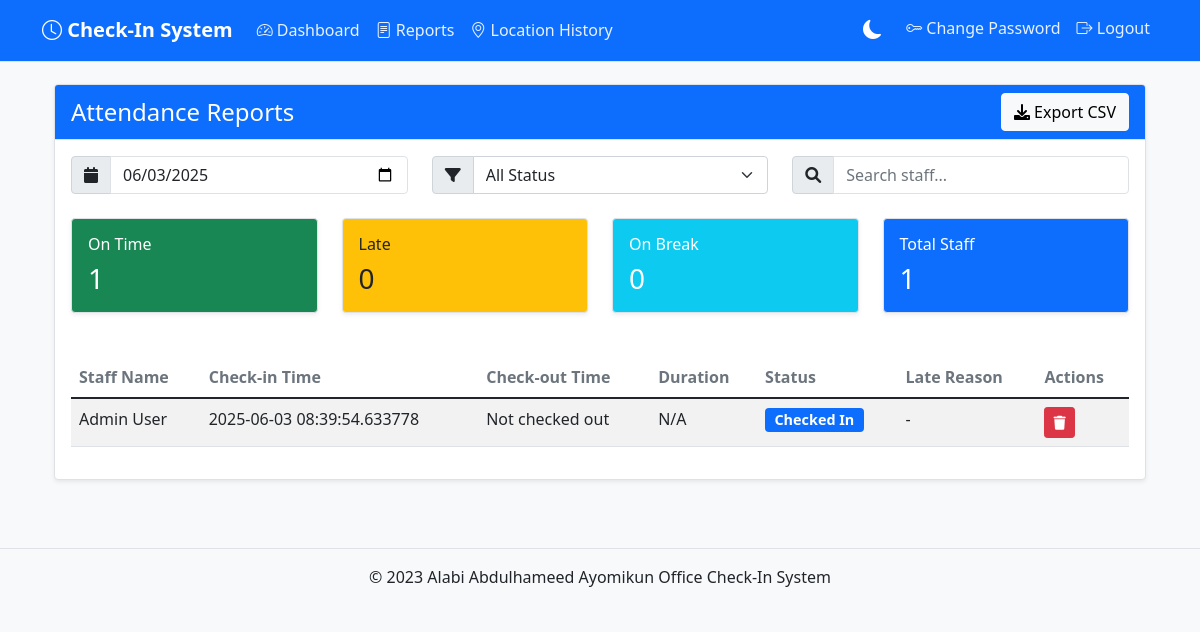
/reports (signed in), run on the app's committed database.
### tables this page shows
CREATE TABLE check_in_logs (
            id INTEGER PRIMARY KEY AUTOINCREMENT,
            staff_id INTEGER NOT NULL,
            check_in_time TIMESTAMP,
            check_out_time TIMESTAMP,
            date TEXT NOT NULL,
            is_late BOOLEAN DEFAULT FALSE,
            late_reason TEXT,
            total_break_time INTEGER DEFAULT 0,
            FOREIGN KEY (staff_id) REFERENCES staff (id)
        );

CREATE TABLE staff (
            id INTEGER PRIMARY KEY AUTOINCREMENT,
            name TEXT NOT NULL,
            email TEXT UNIQUE NOT NULL,
            password TEXT NOT NULL,
            role TEXT NOT NULL,
            created_at TIMESTAMP DEFAULT CURRENT_TIMESTAMP
        );

### app.py (the view)
@app.route('/reports')
def reports():
    if 'user_id' not in session or session['user_role'] != 'admin':
        flash('Unauthorized access', 'error')
        return redirect(url_for('dashboard'))
    try:
        conn = get_db()
        cursor = conn.cursor()
        date_filter = request.args.get('date', datetime.now().strftime('%Y-%m-%d'))
        cursor.execute('''
            SELECT
                l.id,
                s.name,
                l.check_in_time,
                l.check_out_time,
                s.id as staff_id,
                (
                    SELECT COUNT(*)
                    FROM break_logs b
                    WHERE b.check_in_log_id = l.id
                    AND b.break_end IS NULL
                ) > 0 as is_on_break,
                (
                    SELECT break_start
                    FROM break_logs b
                    WHERE b.check_in_log_id = l.id
                    AND b.break_end IS NULL
                    LIMIT 1
                ) as break_start,
                (
                    SELECT break_type
                    FROM break_logs b
                    WHERE b.check_in_log_id = l.id
                    AND b.break_end IS NULL
                    LIMIT 1
                ) as break_type,
                l.is_late,
                l.late_reason,
                l.total_break_time
            FROM check_in_logs l
            JOIN staff s ON l.staff_id = s.id
            WHERE l.date = ?
            ORDER BY l.check_in_time
        ''', (date_filter,))
        logs = cursor.fetchall()
        durations = []
        for log in logs:
            check_in = log['check_in_time']
            check_out = log['check_out_time']
            if check_in and check_out:
                try:
                    check_in_dt = datetime.strptime(check_in, '%Y-%m-%d %H:%M:%S.%f') if '.' in check_in else datetime.strptime(check_in, '%Y-%m-%d %H:%M:%S')
                    check_out_dt = datetime.strptime(check_out, '%Y-%m-%d %H:%M:%S.%f') if '.' in check_out else datetime.strptime(check_out, '%Y-%m-%d %H:%M:%S')
                    duration = check_out_dt - check_in_dt
                    durations.append(str(duration))
                except (ValueError, TypeError):
                    durations.append('N/A')
            else:
                durations.append('N/A')
    except sqlite3.Error as e:
        flash(f'Database error: {str(e)}', 'error')
        logs = []
        durations = []
    finally:
        if 'conn' in locals():
            conn.close()
    return render_template('reports.html',
                         logs=logs,
                         selected_date=date_filter,
                         durations=durations)

### app.py (called while the page is built)
def convert_datetime(val):
    try:
        return datetime.fromisoformat(val.decode())
    except (AttributeError, ValueError):
        return None

def get_db():
    if not hasattr(g, 'sqlite_db'):
        try:
            g.sqlite_db = sqlite3.connect(
                app.config['DATABASE_PATH'],
                detect_types=sqlite3.PARSE_DECLTYPES | sqlite3.PARSE_COLNAMES,
            )
            g.sqlite_db.row_factory = sqlite3.Row
        except sqlite3.Error as e:
            print(f"Database connection error: {str(e)}")
            raise
    return g.sqlite_db

@app.after_request
def add_cache_headers(response):
    try:
        if request.path.startswith('/static'):
            response.headers['Cache-Control'] = 'public, max-age=3600'
        return response
    except Exception as e:
        print(f"Error adding cache headers: {str(e)}")
        return response

### templates/reports.html (shortened to what this page needs)
{% extends 'base.html' %}
{% block content %}
<div class="container-fluid">
<div class="row">
        <div class="col-12">
        <div class="card">
                <div class="card-header bg-primary text-white d-flex justify-content-between align-items-center">
                    <h4 class="mb-0">Attendance Reports</h4>
                    <a href="{{ url_for('export_report', date=selected_date) }}" class="btn btn-light">
                        <i class="fas fa-download"></i> Export CSV
                    </a>
            </div>
            <div class="card-body">
                    <div class="row mb-4">
                        <div class="col-md-4">
                            <div class="input-group">
                                <span class="input-group-text">
                                    <i class="fas fa-calendar"></i>
                                </span>
                                <input type="date" name="date" value="{{ selected_date }}" class="form-control" id="dateFilter">
                            </div>
                        </div>
                        <div class="col-md-4">
                            <div class="input-group">
                                <span class="input-group-text">
                                    <i class="fas fa-filter"></i>
                                </span>
                                <select class="form-select" id="statusFilter">
                                    <option value="all">All Status</option>
                                </select>
                            </div>
                        </div>
                        <div class="col-md-4">
                            <div class="input-group">
                                <span class="input-group-text">
                                    <i class="fas fa-search"></i>
                                </span>
                                <input type="text" class="form-control" id="searchInput" placeholder="Search staff...">
                            </div>
                        </div>
                    </div>
                    <div class="row mb-4">
                        <div class="col-md-3">
                            <div class="card bg-success text-white">
                                <div class="card-body">
                                    <h6 class="card-title">On Time</h6>
                                    <h3 class="card-text" id="onTimeCount">0</h3>
                                </div>
                            </div>
                        </div>
                        <div class="col-md-3">
                            <div class="card bg-warning text-dark">
                                <div class="card-body">
                                    <h6 class="card-title">Late</h6>
                                    <h3 class="card-text" id="lateCount">0</h3>
                                </div>
                            </div>
                        </div>
                        <div class="col-md-3">
                            <div class="card bg-info text-white">
                                <div class="card-body">
                                    <h6 class="card-title">On Break</h6>
                                    <h3 class="card-text" id="onBreakCount">0</h3>
                                </div>
                            </div>
                        </div>
                        <div class="col-md-3">
                            <div class="card bg-primary text-white">
                                <div class="card-body">
                                    <h6 class="card-title">Total Staff</h6>
                                    <h3 class="card-text" id="totalCount">0</h3>
                                </div>
                            </div>
                        </div>
                    </div>
                    <div class="table-responsive">
                        <table class="table table-striped" id="reportsTable">
                        <thead>
                            <tr>
                                <th>Staff Name</th>
                                    <th>Check-in Time</th>
                                    <th>Check-out Time</th>
                                <th>Duration</th>
                                <th>Status</th>
                                    <th>Late Reason</th>
                                <th>Actions</th>
                            </tr>
                        </thead>
                        <tbody>
                            {% for log in logs %}
                                <tr class="report-row"
                                    data-status="{{ 'late' if log[8] else 'on-time' }}{{ ' on-break' if log[5] else '' }}">
                                <td>{{ log[1] }}</td>
                                <td>{{ log[2] }}</td>
                                <td>{{ log[3] if log[3] else 'Not checked out' }}</td>
                                    <td class="duration">{{ durations[loop.index0] }}</td>
                                    <td>
                                        {% if log[5] %}
                                            <span class="badge bg-warning text-dark">
                                                On {{ log[7] }} Break
                                                <br>
                                                (since {{ log[6].split()[1].split('.')[0] }})
                                            </span>
                                        {% elif not log[3] %}
                                            <span class="badge bg-primary">Checked In</span>
                                        {% else %}
                                            <span class="badge bg-success">Completed</span>
                                        {% endif %}
                                </td>
                                <td>
                                        {% if log[8] and log[9] %}
                                            <small class="text-muted">{{ log[9] }}</small>
                                        {% elif log[8] %}
                                            <small class="text-danger">No reason provided</small>
                                    {% else %}
                                            -
                                    {% endif %}
                                </td>
                                <td>
                                        <form action="{{ url_for('delete_log', log_id=log[0]) }}" method="POST" class="d-inline" onsubmit="return confirm('Are you sure you want to delete this log?');">
                                            <button type="submit" class="btn btn-sm btn-danger">
                                                <i class="fas fa-trash"></i>
                                            </button>
                                    </form>
                                </td>
                            </tr>
                            {% endfor %}
                        </tbody>
                    </table>
                </div>
                </div>
            </div>
        </div>
    </div>
</div>
{% endblock %}

### templates/base.html (style rules this page uses)
:root { --bg-primary: #f8f9fa; --bg-secondary: #ffffff; --text-primary: #212529; --text-secondary: #6c757d; --border-color: #dee2e6; --card-shadow: 0 2px 15px rgba(0,0,0,0.05); --accent-color: #0d6efd; --success-color: #198754; --warning-color: #ffc107; --danger-color: #dc3545; --info-color: #0dcaf0; }
body { background-color: var(--bg-primary); color: var(--text-primary); padding-bottom: env(safe-area-inset-bottom); padding-top: 60px; transition: background-color 0.3s ease, color 0.3s ease; }
.card { background-color: var(--bg-secondary); border-color: var(--border-color); box-shadow: var(--card-shadow); margin-bottom: 20px; transition: background-color 0.3s ease, border-color 0.3s ease; }
.card-header { background-color: var(--bg-primary); border-bottom-color: var(--border-color); color: var(--text-primary); }
.table { color: var(--text-primary); }
.table th { color: var(--text-secondary); }
.form-control { background-color: var(--bg-secondary); border-color: var(--border-color); color: var(--text-primary); }
.btn-danger { background-color: var(--danger-color); border-color: var(--danger-color); }
.duration-undertime { color: #ffc107; }
.card { margin-bottom: 20px; box-shadow: 0 0.125rem 0.25rem rgba(0, 0, 0, 0.075); }
.card-header { font-weight: bold; }
.badge { font-size: 0.9em; }
.table th { font-weight: 600; }

### data on the page
check_in_logs: name "Admin User", check_in_time "2025-06-03 08:39:54.633778", log "Not checked out", durations "N/A"
